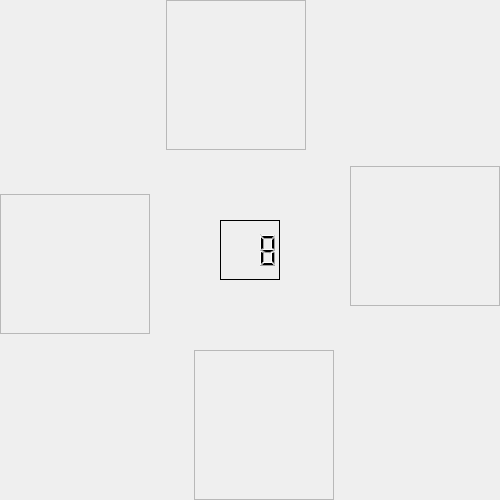
<?xml version="1.0" encoding="UTF-8"?>
<ui version="4.0">
 <class>WDirectionForm</class>
 <widget class="QWidget" name="WDirectionForm">
  <property name="geometry">
   <rect>
    <x>0</x>
    <y>0</y>
    <width>500</width>
    <height>500</height>
   </rect>
  </property>
  <property name="maximumSize">
   <size>
    <width>500</width>
    <height>500</height>
   </size>
  </property>
  <property name="windowTitle">
   <string>Form</string>
  </property>
  <widget class="QFrame" name="frame">
   <property name="geometry">
    <rect>
     <x>166</x>
     <y>0</y>
     <width>140</width>
     <height>150</height>
    </rect>
   </property>
   <property name="maximumSize">
    <size>
     <width>140</width>
     <height>150</height>
    </size>
   </property>
   <property name="frameShape">
    <enum>QFrame::StyledPanel</enum>
   </property>
   <property name="frameShadow">
    <enum>QFrame::Raised</enum>
   </property>
   <widget class="QWidget" name="horizontalLayoutWidget">
    <property name="geometry">
     <rect>
      <x>0</x>
      <y>10</y>
      <width>131</width>
      <height>111</height>
     </rect>
    </property>
    <layout class="QHBoxLayout" name="layoutNorth"/>
   </widget>
   <widget class="QWidget" name="horizontalLayoutWidget_2">
    <property name="geometry">
     <rect>
      <x>0</x>
      <y>120</y>
      <width>131</width>
      <height>31</height>
     </rect>
    </property>
    <layout class="QHBoxLayout" name="layoutNPed"/>
   </widget>
  </widget>
  <widget class="QFrame" name="frame_2">
   <property name="geometry">
    <rect>
     <x>194</x>
     <y>350</y>
     <width>140</width>
     <height>150</height>
    </rect>
   </property>
   <property name="maximumSize">
    <size>
     <width>140</width>
     <height>150</height>
    </size>
   </property>
   <property name="frameShape">
    <enum>QFrame::StyledPanel</enum>
   </property>
   <property name="frameShadow">
    <enum>QFrame::Raised</enum>
   </property>
   <widget class="QWidget" name="horizontalLayoutWidget_4">
    <property name="geometry">
     <rect>
      <x>10</x>
      <y>0</y>
      <width>131</width>
      <height>31</height>
     </rect>
    </property>
    <layout class="QHBoxLayout" name="layoutSPed"/>
   </widget>
   <widget class="QWidget" name="horizontalLayoutWidget_3">
    <property name="geometry">
     <rect>
      <x>10</x>
      <y>30</y>
      <width>131</width>
      <height>111</height>
     </rect>
    </property>
    <layout class="QHBoxLayout" name="layoutSouth"/>
   </widget>
  </widget>
  <widget class="QFrame" name="frame_3">
   <property name="geometry">
    <rect>
     <x>0</x>
     <y>194</y>
     <width>150</width>
     <height>140</height>
    </rect>
   </property>
   <property name="maximumSize">
    <size>
     <width>150</width>
     <height>140</height>
    </size>
   </property>
   <property name="frameShape">
    <enum>QFrame::StyledPanel</enum>
   </property>
   <property name="frameShadow">
    <enum>QFrame::Raised</enum>
   </property>
   <widget class="QWidget" name="verticalLayoutWidget">
    <property name="geometry">
     <rect>
      <x>10</x>
      <y>10</y>
      <width>111</width>
      <height>131</height>
     </rect>
    </property>
    <layout class="QVBoxLayout" name="layoutWest"/>
   </widget>
   <widget class="QWidget" name="verticalLayoutWidget_2">
    <property name="geometry">
     <rect>
      <x>120</x>
      <y>10</y>
      <width>31</width>
      <height>131</height>
     </rect>
    </property>
    <layout class="QVBoxLayout" name="layoutWPed"/>
   </widget>
  </widget>
  <widget class="QFrame" name="frame_4">
   <property name="geometry">
    <rect>
     <x>350</x>
     <y>166</y>
     <width>150</width>
     <height>140</height>
    </rect>
   </property>
   <property name="maximumSize">
    <size>
     <width>150</width>
     <height>140</height>
    </size>
   </property>
   <property name="frameShape">
    <enum>QFrame::StyledPanel</enum>
   </property>
   <property name="frameShadow">
    <enum>QFrame::Raised</enum>
   </property>
   <widget class="QWidget" name="verticalLayoutWidget_4">
    <property name="geometry">
     <rect>
      <x>0</x>
      <y>0</y>
      <width>31</width>
      <height>131</height>
     </rect>
    </property>
    <layout class="QVBoxLayout" name="layoutEPed"/>
   </widget>
   <widget class="QWidget" name="verticalLayoutWidget_3">
    <property name="geometry">
     <rect>
      <x>40</x>
      <y>0</y>
      <width>111</width>
      <height>131</height>
     </rect>
    </property>
    <layout class="QVBoxLayout" name="layoutEast"/>
   </widget>
  </widget>
  <widget class="QLCDNumber" name="lcdNumber">
   <property name="geometry">
    <rect>
     <x>220</x>
     <y>220</y>
     <width>60</width>
     <height>60</height>
    </rect>
   </property>
   <property name="frameShadow">
    <enum>QFrame::Plain</enum>
   </property>
   <property name="midLineWidth">
    <number>0</number>
   </property>
   <property name="smallDecimalPoint">
    <bool>false</bool>
   </property>
   <property name="numDigits">
    <number>3</number>
   </property>
   <property name="digitCount">
    <number>3</number>
   </property>
   <property name="value" stdset="0">
    <double>8.000000000000000</double>
   </property>
   <property name="intValue" stdset="0">
    <number>8</number>
   </property>
  </widget>
 </widget>
 <resources/>
 <connections/>
</ui>
